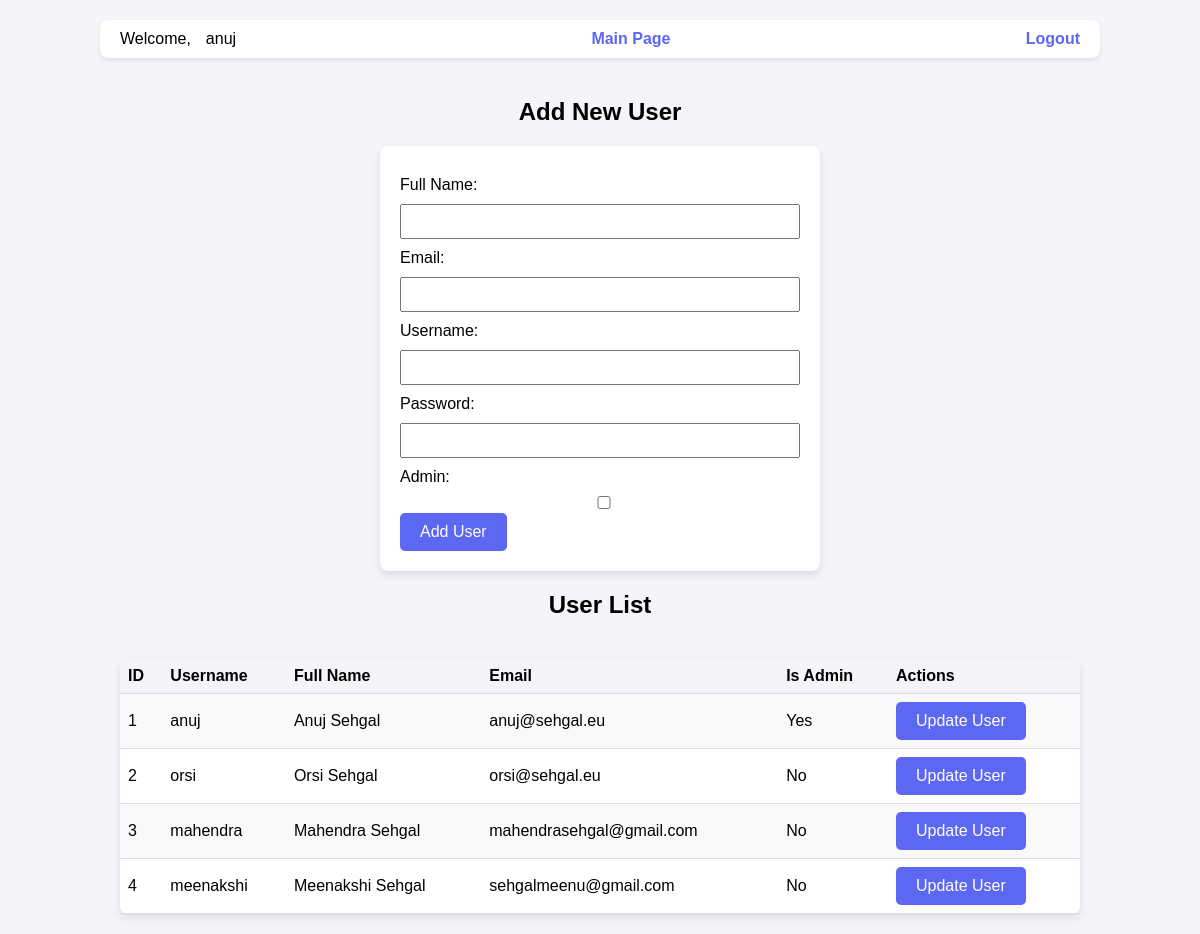
The page /admin (signed in) on the database as committed earlier.
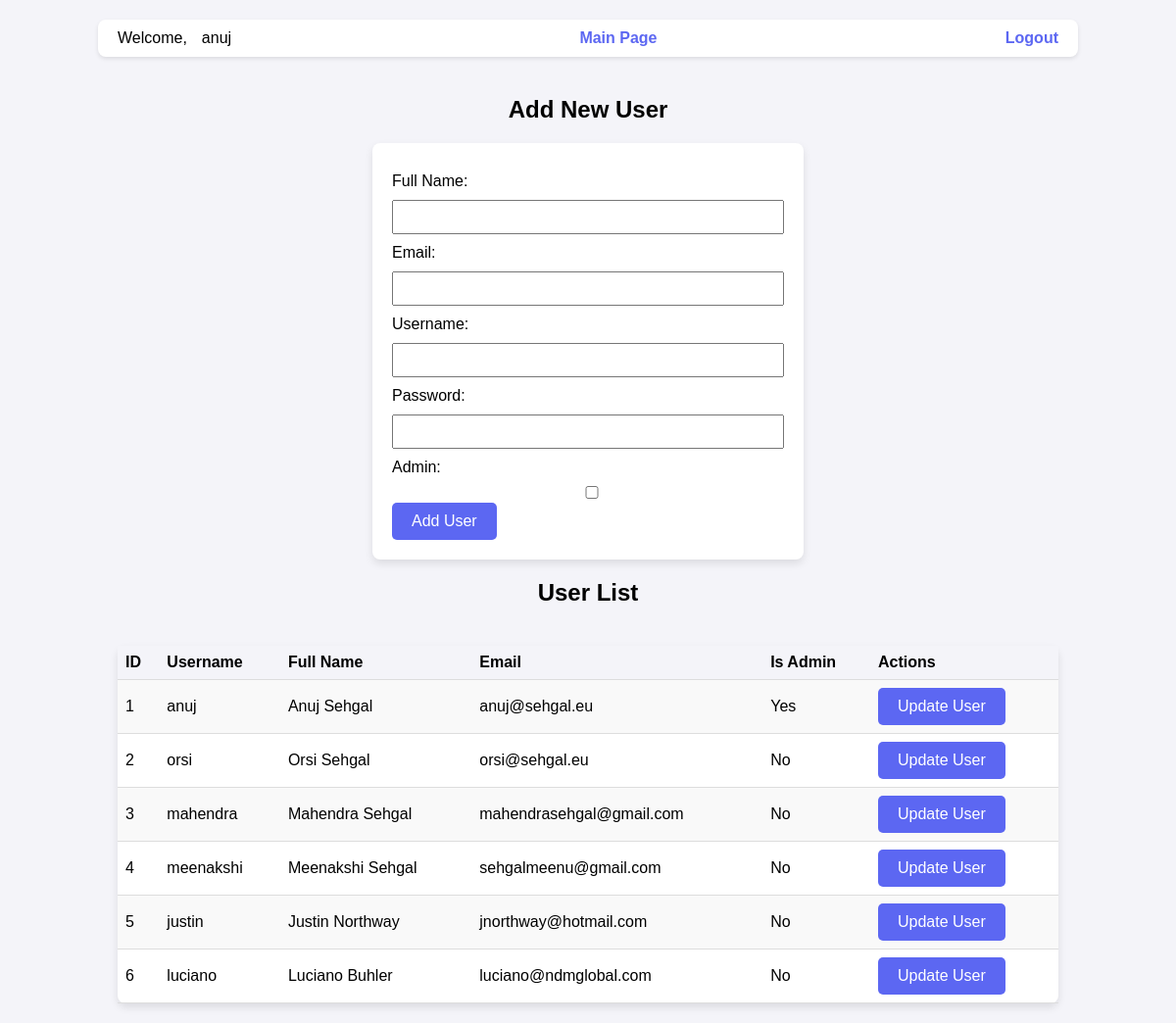
The same page on the database as committed later.
### tables this page shows
CREATE TABLE users (
                     id INTEGER PRIMARY KEY AUTOINCREMENT,
                     username TEXT UNIQUE NOT NULL,
                     password_hash TEXT NOT NULL,
                     is_admin BOOLEAN NOT NULL DEFAULT 0, full_name TEXT, email TEXT);

### countries/app.py (the view, shortened to what this page needs)
@app.route('/admin', methods=['GET', 'POST'])
@login_required
def admin():
    if not current_user.is_admin:
        return 'Unauthorized', 403
    with sqlite3.connect(DATABASE) as conn:
        conn.row_factory = sqlite3.Row
        cursor = conn.cursor()
        cursor.execute("SELECT id, username, is_admin, full_name, email FROM users")
        users = cursor.fetchall()
    return render_template('admin.html', users=users)

### countries/app.py (called while the page is built)
@login_manager.user_loader
def load_user(user_id):
    with sqlite3.connect(DATABASE) as conn:
        conn.row_factory = sqlite3.Row
        cursor = conn.cursor()
        cursor.execute("SELECT * FROM users WHERE id = ?", (user_id,))
        user = cursor.fetchone()
    if user:
        return User(str(user['id']), user['username'], user['is_admin'])
    return None

### countries/templates/admin.html (shortened to what this page needs)
<!DOCTYPE html>
<html lang="en">
<head>
</head>
<body>
    <header>
        <div>Welcome, <span id="usernameDisplay">{{ current_user.username }}</span></div>
        <a href="/">Main Page</a>
        <div>
            <a href="/logout">Logout</a>
        </div>
    </header>
    <h2>Add New User</h2>
    <form action="/admin" method="post">
      <div>
        <label for="full_name">Full Name:</label>
        <input type="text" id="full_name" name="full_name" required>
      </div>
      <div>
        <label for="email">Email:</label>
        <input type="email" id="email" name="email" required>
      </div>
      <div>
        <label for="username">Username:</label>
        <input type="text" id="username" name="username" required>
      </div>
      <div>
        <label for="password">Password:</label>
        <input type="password" id="password" name="password" required>
      </div>
      <div>
        <label for="is_admin">Admin:</label>
        <input type="checkbox" id="is_admin" name="is_admin">
      </div>
      <button type="submit">Add User</button>
    </form>
    <h2>User List</h2>
    <table>
        <tr>
            <th>ID</th>
            <th>Username</th>
	    <th>Full Name</th>
	    <th>Email</th>
            <th>Is Admin</th>
	    <th>Actions</th>
        </tr>
        {% for user in users %}
        <tr>
            <td>{{ user.id }}</td>
            <td>{{ user.username }}</td>
            <td>{{ user.full_name }}</td>
            <td>{{ user.email }}</td>
            <td>{{ 'Yes' if user.is_admin else 'No' }}</td>
	    <td><button type="button" onclick="showModal('{{ user.id }}', '{{ user.username }}', '{{ user.full_name }}', '{{ user.email }}')">Update User</button></td>
        </tr>
        {% endfor %}
    </table>
</body>
</html>

Rows that differ between the two databases and show on the page:
added users: id "5", username "justin", full_name "Justin Northway", email "jnorthway@hotmail.com", is_admin "No"
added users: id "6", username "luciano", full_name "Luciano Buhler", email "luciano@ndmglobal.com", is_admin "No"
